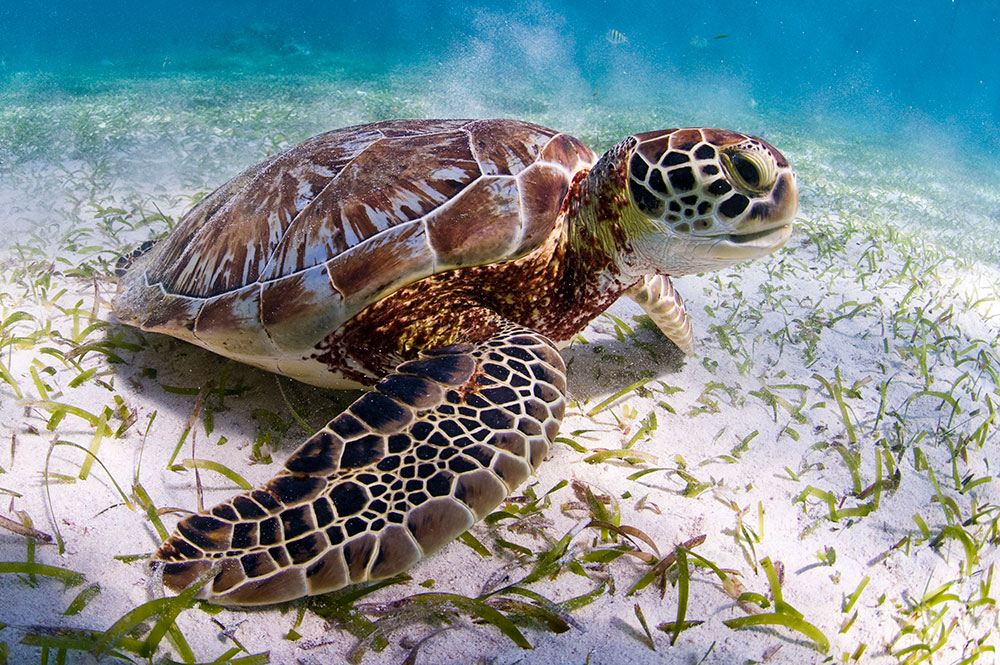
#> input picture NAVEGACION_AUTONOMA/capitulo_1/images/input.jpg, 1000 x 665 px
$ python 9_program.py
#> lines starting #> are read from the running program, lines starting #| are printed output that depends on the picture
# OBJETIVO: Trasladar una imagen agrandando el lienzo para evitar que se recorte el contenido

import cv2
import numpy as np

# Lee la imagen
img = cv2.imread('images/input.jpg')
#> img is the input picture: shape (665, 1000, 3); mean B, G, R 144.7, 142, 128.2

# Obtiene el número de filas y columnas de la imagen
num_rows, num_cols = img.shape[:2]
#> num_rows = 665; num_cols = 1000

# Matriz de traslación: mueve la imagen 70px a la derecha y 110px hacia abajo
translation_matrix = np.float32([[1, 0, 70], [0, 1, 110]])

# Agranda el lienzo sumando el desplazamiento al tamaño original
# Así la tortuga no se recorta — todo cabe en el nuevo marco
img_translation = cv2.warpAffine(img, translation_matrix, (num_cols + 70, num_rows + 110))
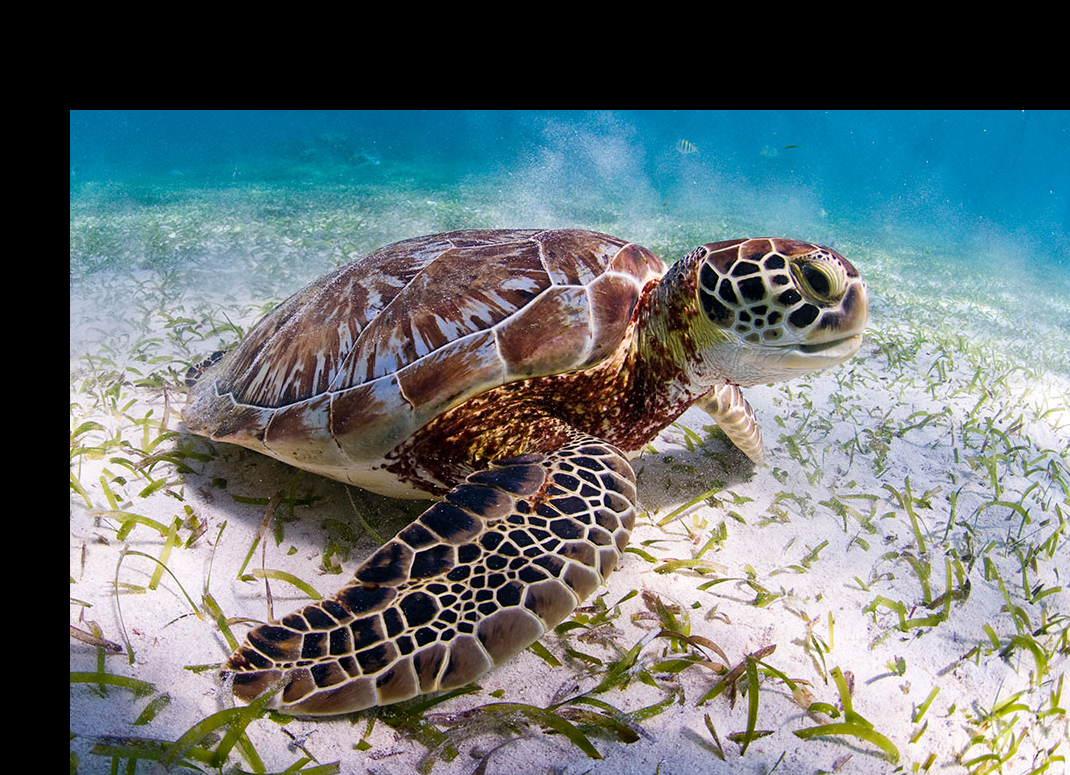
#> img_translation: shape (775, 1070, 3); mean B, G, R 116.1, 113.9, 102.8

cv2.imshow('Translation without cropping', img_translation)
cv2.waitKey()
